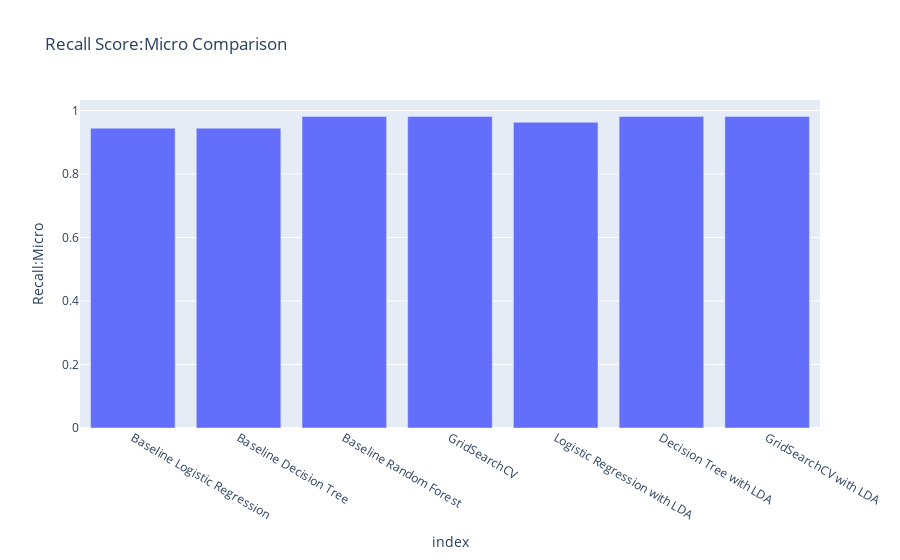

The cell this chart's notebook holds for it:
### Code cell
#29

fig = px.bar(df_model_compare, x=df_model_compare.index, y='Recall:Micro', title='Recall Score:Micro Comparison')
fig.show()

### Figure 1 — Plotly figure (JSON) as saved in the notebook; plotly's stock layout.template omitted (floating-point values rounded to 4 significant figures)
{"data": [{"alignmentgroup": "True", "hovertemplate": "index=%{x}<br>Recall:Micro=%{y}<extra></extra>", "legendgroup": "", "marker": {"color": "#636efa"}, "name": "", "offsetgroup": "", "orientation": "v", "showlegend": false, "textposition": "auto", "type": "bar", "x": ["Baseline Logistic Regression", "Baseline Decision Tree", "Baseline Random Forest", "GridSearchCV", "Logistic Regression with LDA", "Decision Tree with LDA", "GridSearchCV with LDA"], "xaxis": "x", "y": ["0.9444", "0.9444", 0.9815, 0.9815, 0.963, 0.9815, 0.9815], "yaxis": "y"}], "layout": {"barmode": "relative", "legend": {"tracegroupgap": 0}, "title": {"text": "Recall Score:Micro Comparison"}, "xaxis": {"anchor": "y", "domain": [0, 1], "title": {"text": "index"}}, "yaxis": {"anchor": "x", "domain": [0, 1], "title": {"text": "Recall:Micro"}}}}
